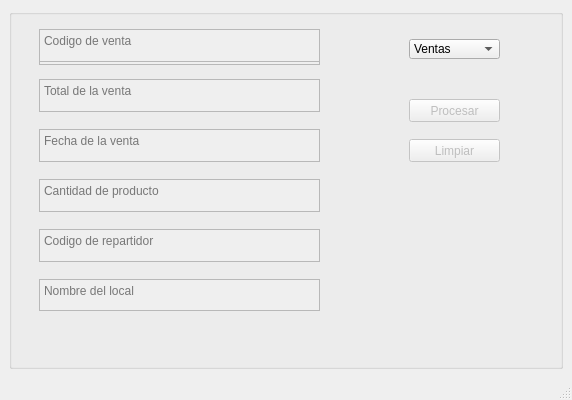
<?xml version="1.0" encoding="UTF-8"?>
<ui version="4.0">
 <class>operacion</class>
 <widget class="QMainWindow" name="operacion">
  <property name="geometry">
   <rect>
    <x>0</x>
    <y>0</y>
    <width>572</width>
    <height>400</height>
   </rect>
  </property>
  <property name="windowTitle">
   <string>MainWindow</string>
  </property>
  <widget class="QWidget" name="centralwidget">
   <layout class="QHBoxLayout" name="horizontalLayout">
    <item>
     <widget class="QGroupBox" name="groupBox">
      <property name="title">
       <string/>
      </property>
      <widget class="QPlainTextEdit" name="dia_circ_ruta">
       <property name="enabled">
        <bool>false</bool>
       </property>
       <property name="geometry">
        <rect>
         <x>30</x>
         <y>70</y>
         <width>281</width>
         <height>32</height>
        </rect>
       </property>
       <property name="placeholderText">
        <string>Dias de circulación</string>
       </property>
      </widget>
      <widget class="QPlainTextEdit" name="cant_prod_local">
       <property name="enabled">
        <bool>false</bool>
       </property>
       <property name="geometry">
        <rect>
         <x>30</x>
         <y>120</y>
         <width>281</width>
         <height>33</height>
        </rect>
       </property>
       <property name="placeholderText">
        <string>Cantidad de producto</string>
       </property>
      </widget>
      <widget class="QPlainTextEdit" name="direccion_local">
       <property name="enabled">
        <bool>false</bool>
       </property>
       <property name="geometry">
        <rect>
         <x>30</x>
         <y>20</y>
         <width>281</width>
         <height>32</height>
        </rect>
       </property>
       <property name="placeholderText">
        <string>Direccion del local</string>
       </property>
      </widget>
      <widget class="QPlainTextEdit" name="kilometros_ruta">
       <property name="enabled">
        <bool>false</bool>
       </property>
       <property name="geometry">
        <rect>
         <x>30</x>
         <y>20</y>
         <width>281</width>
         <height>32</height>
        </rect>
       </property>
       <property name="placeholderText">
        <string>Kilometros de ruta</string>
       </property>
      </widget>
      <widget class="QPlainTextEdit" name="cod_emb_repartidor">
       <property name="enabled">
        <bool>false</bool>
       </property>
       <property name="geometry">
        <rect>
         <x>30</x>
         <y>170</y>
         <width>281</width>
         <height>33</height>
        </rect>
       </property>
       <property name="placeholderText">
        <string>Codigo de embotelladora</string>
       </property>
      </widget>
      <widget class="QPlainTextEdit" name="no_ruta_local">
       <property name="enabled">
        <bool>false</bool>
       </property>
       <property name="geometry">
        <rect>
         <x>30</x>
         <y>70</y>
         <width>281</width>
         <height>33</height>
        </rect>
       </property>
       <property name="placeholderText">
        <string>N° de ruta</string>
       </property>
      </widget>
      <widget class="QPlainTextEdit" name="nombre_embotelladora">
       <property name="enabled">
        <bool>false</bool>
       </property>
       <property name="geometry">
        <rect>
         <x>30</x>
         <y>70</y>
         <width>281</width>
         <height>31</height>
        </rect>
       </property>
       <property name="placeholderText">
        <string>Nombre de embotelladora</string>
       </property>
      </widget>
      <widget class="QPlainTextEdit" name="sueldo_repartidor">
       <property name="enabled">
        <bool>false</bool>
       </property>
       <property name="geometry">
        <rect>
         <x>30</x>
         <y>70</y>
         <width>281</width>
         <height>33</height>
        </rect>
       </property>
       <property name="placeholderText">
        <string>sueldo del repartidor</string>
       </property>
      </widget>
      <widget class="QPlainTextEdit" name="fech_nac_repartidor">
       <property name="enabled">
        <bool>false</bool>
       </property>
       <property name="geometry">
        <rect>
         <x>30</x>
         <y>120</y>
         <width>281</width>
         <height>32</height>
        </rect>
       </property>
       <property name="placeholderText">
        <string>Fecha de nacimiento</string>
       </property>
      </widget>
      <widget class="QPlainTextEdit" name="direccion_embotelladora">
       <property name="enabled">
        <bool>false</bool>
       </property>
       <property name="geometry">
        <rect>
         <x>30</x>
         <y>23</y>
         <width>281</width>
         <height>33</height>
        </rect>
       </property>
       <property name="placeholderText">
        <string>Direccion de embotelladora</string>
       </property>
      </widget>
      <widget class="QPlainTextEdit" name="nombre_local">
       <property name="enabled">
        <bool>false</bool>
       </property>
       <property name="geometry">
        <rect>
         <x>30</x>
         <y>170</y>
         <width>281</width>
         <height>32</height>
        </rect>
       </property>
       <property name="placeholderText">
        <string>Nombre del local</string>
       </property>
      </widget>
      <widget class="QPlainTextEdit" name="nombre_repartidor">
       <property name="enabled">
        <bool>false</bool>
       </property>
       <property name="geometry">
        <rect>
         <x>30</x>
         <y>20</y>
         <width>281</width>
         <height>32</height>
        </rect>
       </property>
       <property name="placeholderText">
        <string>Nombre del repartidor</string>
       </property>
      </widget>
      <widget class="QComboBox" name="comboBox">
       <property name="geometry">
        <rect>
         <x>400</x>
         <y>30</y>
         <width>91</width>
         <height>20</height>
        </rect>
       </property>
       <property name="layoutDirection">
        <enum>Qt::LeftToRight</enum>
       </property>
       <item>
        <property name="text">
         <string>Ventas</string>
        </property>
       </item>
       <item>
        <property name="text">
         <string>Embotelladora</string>
        </property>
       </item>
       <item>
        <property name="text">
         <string>Ruta</string>
        </property>
       </item>
       <item>
        <property name="text">
         <string>Repartidor</string>
        </property>
       </item>
       <item>
        <property name="text">
         <string>Local</string>
        </property>
       </item>
      </widget>
      <widget class="QPlainTextEdit" name="cod_rep_ruta">
       <property name="enabled">
        <bool>false</bool>
       </property>
       <property name="geometry">
        <rect>
         <x>30</x>
         <y>120</y>
         <width>281</width>
         <height>33</height>
        </rect>
       </property>
       <property name="placeholderText">
        <string>Codigo de repartidor</string>
       </property>
      </widget>
      <widget class="QPlainTextEdit" name="cod_ven_ventas">
       <property name="enabled">
        <bool>false</bool>
       </property>
       <property name="geometry">
        <rect>
         <x>30</x>
         <y>20</y>
         <width>281</width>
         <height>33</height>
        </rect>
       </property>
       <property name="placeholderText">
        <string>Codigo de venta</string>
       </property>
      </widget>
      <widget class="QPlainTextEdit" name="total_ventas">
       <property name="enabled">
        <bool>false</bool>
       </property>
       <property name="geometry">
        <rect>
         <x>30</x>
         <y>70</y>
         <width>281</width>
         <height>33</height>
        </rect>
       </property>
       <property name="placeholderText">
        <string>Total de la venta</string>
       </property>
      </widget>
      <widget class="QPlainTextEdit" name="fecha_ventas">
       <property name="enabled">
        <bool>false</bool>
       </property>
       <property name="geometry">
        <rect>
         <x>30</x>
         <y>120</y>
         <width>281</width>
         <height>33</height>
        </rect>
       </property>
       <property name="placeholderText">
        <string>Fecha de la venta</string>
       </property>
      </widget>
      <widget class="QPlainTextEdit" name="can_prod_ventas">
       <property name="enabled">
        <bool>false</bool>
       </property>
       <property name="geometry">
        <rect>
         <x>30</x>
         <y>170</y>
         <width>281</width>
         <height>33</height>
        </rect>
       </property>
       <property name="placeholderText">
        <string>Cantidad de producto</string>
       </property>
      </widget>
      <widget class="QPlainTextEdit" name="cod_rep_ventas">
       <property name="enabled">
        <bool>false</bool>
       </property>
       <property name="geometry">
        <rect>
         <x>30</x>
         <y>220</y>
         <width>281</width>
         <height>33</height>
        </rect>
       </property>
       <property name="placeholderText">
        <string>Codigo de repartidor</string>
       </property>
      </widget>
      <widget class="QPlainTextEdit" name="nom_loc_ventas">
       <property name="enabled">
        <bool>false</bool>
       </property>
       <property name="geometry">
        <rect>
         <x>30</x>
         <y>270</y>
         <width>281</width>
         <height>32</height>
        </rect>
       </property>
       <property name="placeholderText">
        <string>Nombre del local</string>
       </property>
      </widget>
      <widget class="QPushButton" name="ejecutar">
       <property name="enabled">
        <bool>false</bool>
       </property>
       <property name="geometry">
        <rect>
         <x>400</x>
         <y>90</y>
         <width>91</width>
         <height>23</height>
        </rect>
       </property>
       <property name="text">
        <string>Procesar</string>
       </property>
      </widget>
      <widget class="QPushButton" name="limpiar">
       <property name="enabled">
        <bool>false</bool>
       </property>
       <property name="geometry">
        <rect>
         <x>400</x>
         <y>130</y>
         <width>91</width>
         <height>23</height>
        </rect>
       </property>
       <property name="text">
        <string>Limpiar</string>
       </property>
      </widget>
     </widget>
    </item>
   </layout>
  </widget>
  <widget class="QStatusBar" name="statusbar"/>
 </widget>
 <resources/>
 <connections/>
</ui>
